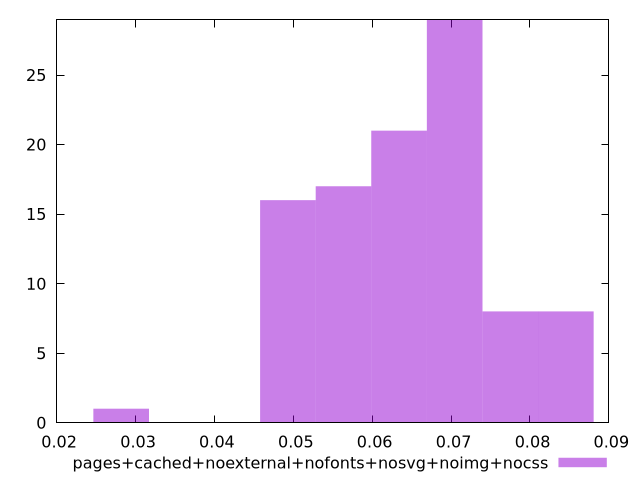

The gnuplot source for this figure:
$_pagesCachedNoexternalNofontsNosvgNoimgNocss <<EOF
0.0634084792316654 21
0.05636309265036924 17
0.08454463897555387 8
0.0774992523942577 8
0.07045386581296155 29
0.04931770606907308 16
0.02818154632518462 1
EOF
set key outside below
set terminal pngcairo
set output "report_00004_2020-11-02T20-21-41.718Z/network-rtt/pages+cached+noexternal+nofonts+nosvg+noimg+nocss//raw_hist.png"
set yrange [0:29]
set boxwidth 0.007045386581296155
set style fill transparent solid 0.5 noborder
plot $_pagesCachedNoexternalNofontsNosvgNoimgNocss title "pages+cached+noexternal+nofonts+nosvg+noimg+nocss" with boxes ,
